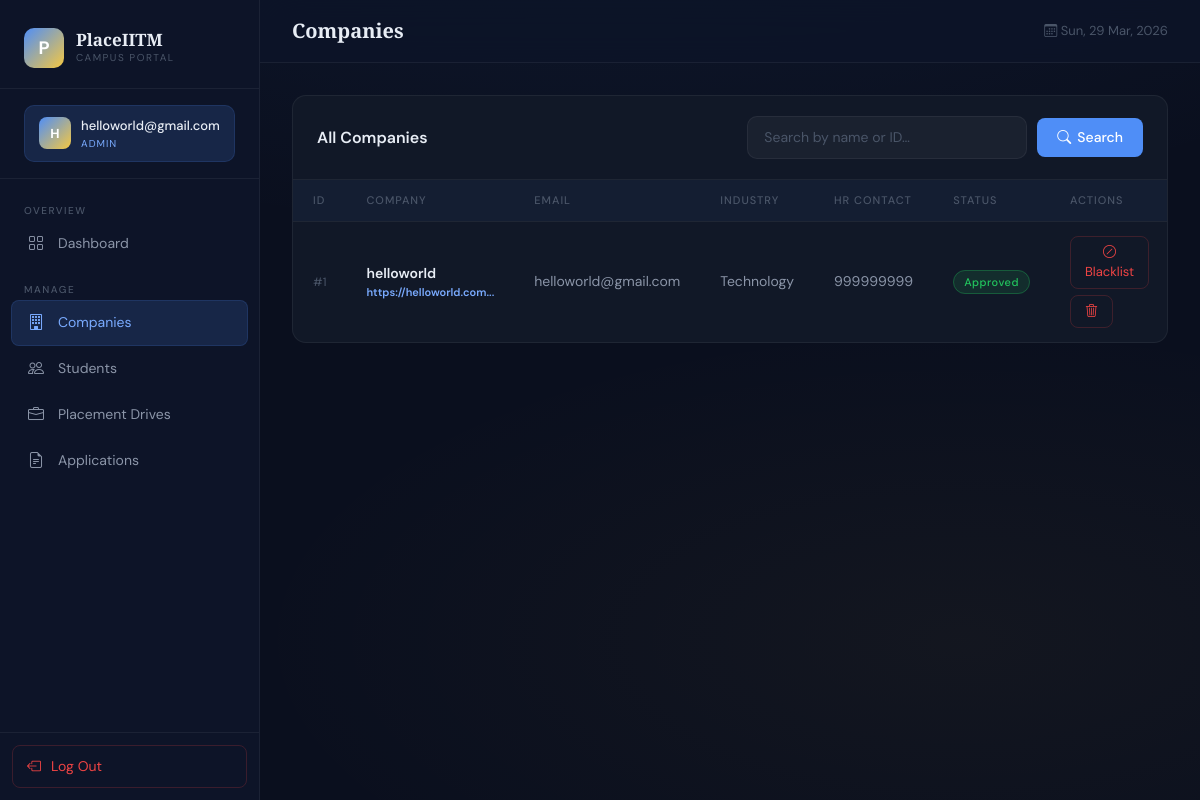
Page /admin/companies (signed in) on the committed database.
### tables this page shows
CREATE TABLE companies (
            id INTEGER PRIMARY KEY AUTOINCREMENT,
            company_name TEXT NOT NULL,
            email TEXT UNIQUE NOT NULL,
            password TEXT NOT NULL,
            hr_contact TEXT,
            website TEXT,
            industry TEXT,
            description TEXT,
            approval_status TEXT DEFAULT 'pending',
            created_at DATETIME DEFAULT CURRENT_TIMESTAMP
        );

### app.py (the view)
@app.route('/admin/companies')
@login_required
@admin_required
def admin_companies():
    db = get_db()
    q = request.args.get('q', '')
    if q:
        companies = db.execute("SELECT * FROM companies WHERE company_name LIKE ? OR id LIKE ?",
                               (f'%{q}%', f'%{q}%')).fetchall()
    else:
        companies = db.execute('SELECT * FROM companies ORDER BY id DESC').fetchall()
    return render_template('admin/companies.html', companies=companies, q=q)

### database.py (called while the page is built)
def get_db():
    db = sqlite3.connect(DATABASE)
    db.row_factory = sqlite3.Row
    db.execute("PRAGMA foreign_keys = ON")
    return db

### utils.py (called while the page is built)
def login_required(f):
    @wraps(f)
    def decorated(*args, **kwargs):
        if 'user_id' not in session:
            flash('Please log in to continue.', 'warning')
            return redirect(url_for('login'))
        return f(*args, **kwargs)
    return decorated

def admin_required(f):
    @wraps(f)
    def decorated(*args, **kwargs):
        if session.get('role') != 'admin':
            flash('Admin access required.', 'danger')
            return redirect(url_for('login'))
        return f(*args, **kwargs)
    return decorated

### templates/admin/companies.html (shortened to what this page needs)
{% extends 'base.html' %}
{% block page_title %}Companies{% endblock %}
{% block content %}
<div class="data-card">
    <div class="data-card-header">
        <div class="data-card-title">All Companies</div>
        <form method="GET" class="search-bar">
            <input type="text" name="q" value="{{ q }}" class="search-input" placeholder="Search by name or ID…">
            <button type="submit" class="btn-accent"><i class="bi bi-search"></i> Search</button>
        </form>
    </div>
    {% if companies %}
    <table class="custom-table">
        <thead>
            <tr>
                <th>ID</th>
                <th>Company</th>
                <th>Email</th>
                <th>Industry</th>
                <th>HR Contact</th>
                <th>Status</th>
                <th>Actions</th>
            </tr>
        </thead>
        <tbody>
            {% for c in companies %}
            <tr>
                <td style="color:var(--text-muted);font-size:12px">#{{ c.id }}</td>
                <td style="color:var(--text-primary);font-weight:600">
                    <div>{{ c.company_name }}</div>
                    {% if c.website %}<div style="font-size:11px;color:var(--accent-light)"><a href="{{ c.website }}" target="_blank" style="color:inherit;text-decoration:none">{{ c.website[:30] }}...</a></div>{% endif %}
                </td>
                <td>{{ c.email }}</td>
                <td>{{ c.industry or '—' }}</td>
                <td>{{ c.hr_contact or '—' }}</td>
                <td><span class="badge-custom badge-{{ c.approval_status }}">{{ c.approval_status.title() }}</span></td>
                <td>
                    <div style="display:flex;gap:6px;flex-wrap:wrap">
                        {% if c.approval_status == 'pending' %}
                        <form method="POST" action="{{ url_for('admin_company_action', cid=c.id) }}" style="display:inline">
                            <input type="hidden" name="action" value="approve">
                            <button type="submit" class="btn-success-ghost"><i class="bi bi-check-lg"></i> Approve</button>
                        </form>
                        <form method="POST" action="{{ url_for('admin_company_action', cid=c.id) }}" style="display:inline">
                            <input type="hidden" name="action" value="reject">
                            <button type="submit" class="btn-danger-ghost"><i class="bi bi-x-lg"></i> Reject</button>
                        </form>
                        {% elif c.approval_status == 'approved' %}
                        <form method="POST" action="{{ url_for('admin_company_action', cid=c.id) }}" style="display:inline">
                            <button type="submit" class="btn-danger-ghost"><i class="bi bi-slash-circle"></i> Blacklist</button>
                        </form>
                        {% elif c.approval_status in ['rejected', 'blacklisted'] %}
                        <form method="POST" action="{{ url_for('admin_company_action', cid=c.id) }}" style="display:inline">
                            <input type="hidden" name="action" value="activate">
                            <button type="submit" class="btn-success-ghost"><i class="bi bi-arrow-counterclockwise"></i> Activate</button>
                        </form>
                        {% endif %}
                        <form method="POST" action="{{ url_for('admin_company_delete', cid=c.id) }}" style="display:inline" onsubmit="return confirm('Delete this company?')">
                            <button type="submit" class="btn-danger-ghost"><i class="bi bi-trash3"></i></button>
                        </form>
                    </div>
                </td>
            </tr>
            {% endfor %}
        </tbody>
    </table>
    {% else %}
    <div style="padding:60px;text-align:center;color:var(--text-muted)">
        <i class="bi bi-building" style="font-size:48px;display:block;margin-bottom:16px"></i>
        No companies found{% if q %} for "{{ q }}"{% endif %}
    </div>
    {% endif %}
</div>
{% endblock %}

### templates/base.html (shortened to what this page needs)
<!DOCTYPE html>
<html lang="en">
<head>
    <link href="https://cdn.jsdelivr.net/npm/bootstrap@5.3.0/dist/css/bootstrap.min.css" rel="stylesheet">
    <link rel="stylesheet" href="https://cdn.jsdelivr.net/npm/bootstrap-icons@1.11.0/font/bootstrap-icons.css">
    <link rel="stylesheet" href="{{ url_for('static', filename='css/style.css') }}">
</head>
<body>
    {% if session.user_id %}
    <nav class="sidebar">
        <div class="sidebar-brand">
            <a href="/" class="brand-logo">
                <div class="brand-icon">P</div>
                <div class="brand-text">
                    <span class="brand-name">PlaceIITM</span>
                    <span class="brand-sub">Campus Portal</span>
                </div>
            </a>
        </div>
        <div class="sidebar-user">
            <div class="user-pill">
                <div class="user-avatar">{{ session.name[0].upper() }}</div>
                <div class="user-info">
                    <div class="user-name">{{ session.name[:20] }}</div>
                    <div class="user-role">{{ session.role }}</div>
                </div>
            </div>
        </div>
        <div class="sidebar-nav">
            {% if session.role == 'admin' %}
            <div class="nav-section-label">Overview</div>
            <a href="{{ url_for('admin_dashboard') }}" class="nav-item-link {% if request.endpoint == 'admin_dashboard' %}active{% endif %}">
                <i class="bi bi-grid"></i> Dashboard
            </a>
            <div class="nav-section-label" style="margin-top:8px">Manage</div>
            <a href="{{ url_for('admin_companies') }}" class="nav-item-link {% if request.endpoint == 'admin_companies' %}active{% endif %}">
                <i class="bi bi-building"></i> Companies
            </a>
            <a href="{{ url_for('admin_students') }}" class="nav-item-link {% if request.endpoint == 'admin_students' %}active{% endif %}">
                <i class="bi bi-people"></i> Students
            </a>
            <a href="{{ url_for('admin_drives') }}" class="nav-item-link {% if request.endpoint == 'admin_drives' %}active{% endif %}">
                <i class="bi bi-briefcase"></i> Placement Drives
            </a>
            <a href="{{ url_for('admin_applications') }}" class="nav-item-link {% if request.endpoint == 'admin_applications' %}active{% endif %}">
                <i class="bi bi-file-earmark-text"></i> Applications
            </a>
            {% endif %}
        </div>
        <div class="sidebar-footer">
            <form action="{{ url_for('logout') }}" method="get">
                <button type="submit" class="logout-btn">
                    <i class="bi bi-box-arrow-left"></i> Log Out
                </button>
            </form>
        </div>
    </nav>
    <div class="main-wrapper">
        <div class="topbar">
            <div class="topbar-title">{% block page_title %}Dashboard{% endblock %}</div>
            <div class="topbar-right">
                <span style="font-size:13px; color: var(--text-muted);">
                    <i class="bi bi-calendar3"></i>
                    <span id="current-date"></span>
                </span>
            </div>
        </div>
        <div class="content-area">
            {% block content %}{% endblock %}
        </div>
    </div>
    {% else %}
    <div class="public-layout">
        {% block public_content %}{% endblock %}
    </div>
    {% endif %}
</body>
</html>

### rows in the picture
companies: email "helloworld@gmail.com", id "1", company_name "helloworld", website "https://helloworld.com", industry "Technology", hr_contact "999999999", approval_status "Approved"

### other values in the picture
{{ session.name[0].upper() }} "H"
{{ session.role }} "ADMIN"
